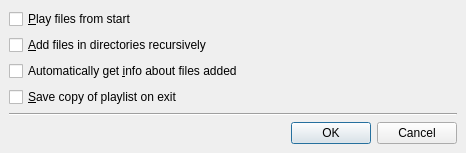
<ui version="4.0" >
 <class>PlaylistPreferences</class>
 <widget class="QDialog" name="PlaylistPreferences" >
  <property name="geometry" >
   <rect>
    <x>0</x>
    <y>0</y>
    <width>466</width>
    <height>144</height>
   </rect>
  </property>
  <property name="windowTitle" >
   <string>Playlist - Preferences</string>
  </property>
  <property name="windowIcon" >
   <iconset/>
  </property>
  <layout class="QVBoxLayout" >
   <property name="margin" >
    <number>9</number>
   </property>
   <property name="spacing" >
    <number>6</number>
   </property>
   <item>
    <widget class="QCheckBox" name="play_from_start_check" >
     <property name="text" >
      <string>&amp;Play files from start</string>
     </property>
    </widget>
   </item>
   <item>
    <widget class="QCheckBox" name="recursive_check" >
     <property name="text" >
      <string>&amp;Add files in directories recursively</string>
     </property>
    </widget>
   </item>
   <item>
    <widget class="QCheckBox" name="getinfo_check" >
     <property name="text" >
      <string>Automatically get &amp;info about files added</string>
     </property>
    </widget>
   </item>
   <item>
    <widget class="QCheckBox" name="autosave_on_exit_check" >
     <property name="text" >
      <string>&amp;Save copy of playlist on exit</string>
     </property>
    </widget>
   </item>
   <item>
    <widget class="Line" name="line" >
     <property name="orientation" >
      <enum>Qt::Horizontal</enum>
     </property>
    </widget>
   </item>
   <item>
    <widget class="QDialogButtonBox" name="buttonBox" >
     <property name="orientation" >
      <enum>Qt::Horizontal</enum>
     </property>
     <property name="standardButtons" >
      <set>QDialogButtonBox::Cancel|QDialogButtonBox::NoButton|QDialogButtonBox::Ok</set>
     </property>
    </widget>
   </item>
  </layout>
 </widget>
 <resources/>
 <connections>
  <connection>
   <sender>buttonBox</sender>
   <signal>accepted()</signal>
   <receiver>PlaylistPreferences</receiver>
   <slot>accept()</slot>
   <hints>
    <hint type="sourcelabel" >
     <x>248</x>
     <y>254</y>
    </hint>
    <hint type="destinationlabel" >
     <x>157</x>
     <y>274</y>
    </hint>
   </hints>
  </connection>
  <connection>
   <sender>buttonBox</sender>
   <signal>rejected()</signal>
   <receiver>PlaylistPreferences</receiver>
   <slot>reject()</slot>
   <hints>
    <hint type="sourcelabel" >
     <x>316</x>
     <y>260</y>
    </hint>
    <hint type="destinationlabel" >
     <x>286</x>
     <y>274</y>
    </hint>
   </hints>
  </connection>
 </connections>
</ui>
